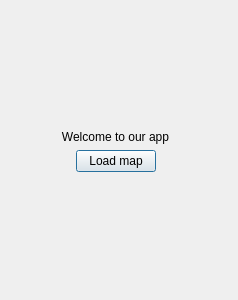
<?xml version="1.0" encoding="UTF-8"?>
<ui version="4.0">
 <class>intro</class>
 <widget class="QDialog" name="intro">
  <property name="geometry">
   <rect>
    <x>0</x>
    <y>0</y>
    <width>238</width>
    <height>300</height>
   </rect>
  </property>
  <property name="windowTitle">
   <string>Dialog</string>
  </property>
  <widget class="QWidget" name="gridLayoutWidget">
   <property name="geometry">
    <rect>
     <x>0</x>
     <y>0</y>
     <width>231</width>
     <height>301</height>
    </rect>
   </property>
   <layout class="QGridLayout" name="gridLayout">
    <item row="3" column="0" colspan="3">
     <widget class="QLabel" name="label">
      <property name="text">
       <string>Welcome to our app</string>
      </property>
      <property name="alignment">
       <set>Qt::AlignCenter</set>
      </property>
     </widget>
    </item>
    <item row="6" column="1">
     <spacer name="verticalSpacer">
      <property name="orientation">
       <enum>Qt::Vertical</enum>
      </property>
      <property name="sizeHint" stdset="0">
       <size>
        <width>20</width>
        <height>40</height>
       </size>
      </property>
     </spacer>
    </item>
    <item row="4" column="1">
     <widget class="QPushButton" name="ref_1">
      <property name="text">
       <string>Load map</string>
      </property>
     </widget>
    </item>
    <item row="4" column="2">
     <spacer name="horizontalSpacer_2">
      <property name="orientation">
       <enum>Qt::Horizontal</enum>
      </property>
      <property name="sizeHint" stdset="0">
       <size>
        <width>40</width>
        <height>20</height>
       </size>
      </property>
     </spacer>
    </item>
    <item row="4" column="0">
     <spacer name="horizontalSpacer">
      <property name="orientation">
       <enum>Qt::Horizontal</enum>
      </property>
      <property name="sizeHint" stdset="0">
       <size>
        <width>40</width>
        <height>20</height>
       </size>
      </property>
     </spacer>
    </item>
    <item row="2" column="1">
     <spacer name="verticalSpacer_2">
      <property name="orientation">
       <enum>Qt::Vertical</enum>
      </property>
      <property name="sizeHint" stdset="0">
       <size>
        <width>20</width>
        <height>40</height>
       </size>
      </property>
     </spacer>
    </item>
   </layout>
  </widget>
 </widget>
 <resources/>
 <connections/>
</ui>
